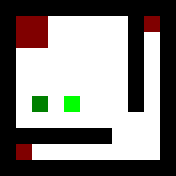

Below is a game level as drawn by its tile map, then a one-line description and the .tmx file that defines it, in full:
An orthogonal 11x11 tile map with 16x16 px tiles, 2 tile layers (Layer1, Layer2).

<map version="1.0" orientation="orthogonal" renderorder="right-down" width="11" height="11" tilewidth="16" tileheight="16" nextobjectid="1">
 <tileset firstgid="1" source="Tiles.tsx" />
 <layer name="Layer1" width="11" height="11">
  <data encoding="csv">
1,1,1,1,1,1,1,1,1,1,1,
1,5,5,5,5,5,5,5,1,5,1,
1,5,5,5,5,5,5,5,1,5,1,
1,5,5,5,5,5,5,5,1,5,1,
1,5,5,5,5,5,5,5,1,5,1,
1,5,5,5,5,5,5,5,1,5,1,
1,5,5,5,5,5,5,5,1,5,1,
1,5,5,5,5,5,5,5,5,5,1,
1,1,1,1,1,1,1,5,5,5,1,
1,5,5,5,5,5,5,5,5,5,1,
1,1,1,1,1,1,1,1,1,1,1
</data>
 </layer>
 <layer name="Layer2" width="11" height="11">
  <data encoding="csv">
0,0,0,0,0,0,0,0,0,0,0,
0,3,3,0,0,0,0,0,0,3,0,
0,3,3,0,0,0,0,0,0,0,0,
0,0,0,0,0,0,0,0,0,0,0,
0,0,0,0,0,0,0,0,0,0,0,
0,0,0,0,0,0,0,0,0,0,0,
0,0,2,0,4,0,0,0,0,0,0,
0,0,0,0,0,0,0,0,0,0,0,
0,0,0,0,0,0,0,0,0,0,0,
0,3,0,0,0,0,0,0,0,0,0,
0,0,0,0,0,0,0,0,0,0,0
</data>
 </layer>
</map>
